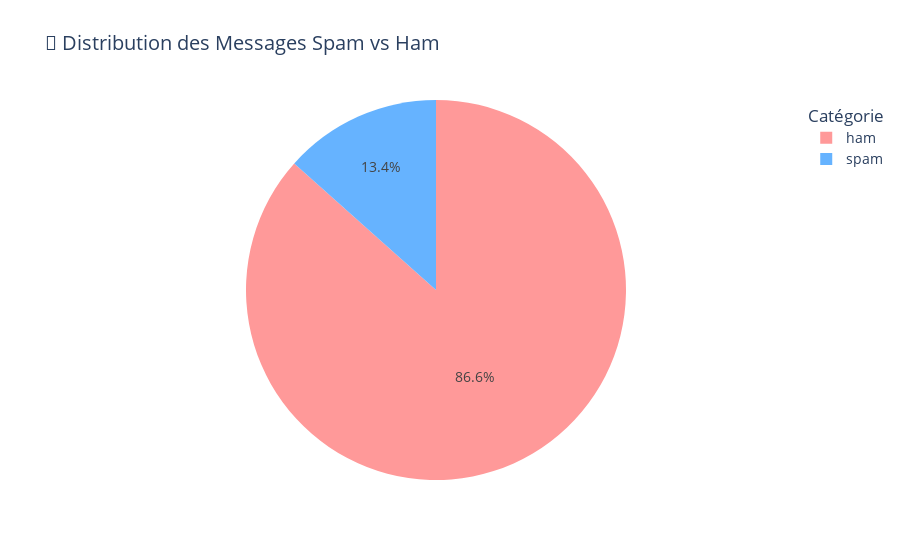

Notebook source saved alongside this figure:
### Code cell
# Distribution des catégories (spam vs ham)
category_counts = df['Category'].value_counts()
print('📊 Distribution des catégories:')
for category, count in category_counts.items():
    percentage = (count / len(df)) * 100
    print(f'  {category}: {count} messages ({percentage:.1f}%)')

# Graphique en secteurs interactif
fig = px.pie(
    values=category_counts.values,
    names=category_counts.index,
    title='🥧 Distribution des Messages Spam vs Ham',
    color_discrete_sequence=['#ff9999', '#66b3ff'],
    hover_data=[category_counts.values]
)

fig.update_layout(
    title_font_size=20,
    legend_title='Catégorie',
    font=dict(size=14)
)

fig.show()

### Figure 1 — Plotly figure (JSON) as saved in the notebook; plotly's stock layout.template omitted (floating-point values rounded to 4 significant figures)
{"data": [{"customdata": [[4825], [747]], "domain": {"x": [0.0, 1.0], "y": [0.0, 1.0]}, "hovertemplate": "label=%{label}<br>value=%{value}<br>hover_data_0=%{customdata[0]}<extra></extra>", "labels": ["ham", "spam"], "legendgroup": "", "name": "", "showlegend": true, "type": "pie", "values": [4825, 747]}], "layout": {"font": {"size": 14}, "legend": {"title": {"text": "Catégorie"}, "tracegroupgap": 0}, "piecolorway": ["#ff9999", "#66b3ff"], "title": {"font": {"size": 20}, "text": "🥧 Distribution des Messages Spam vs Ham"}}}
